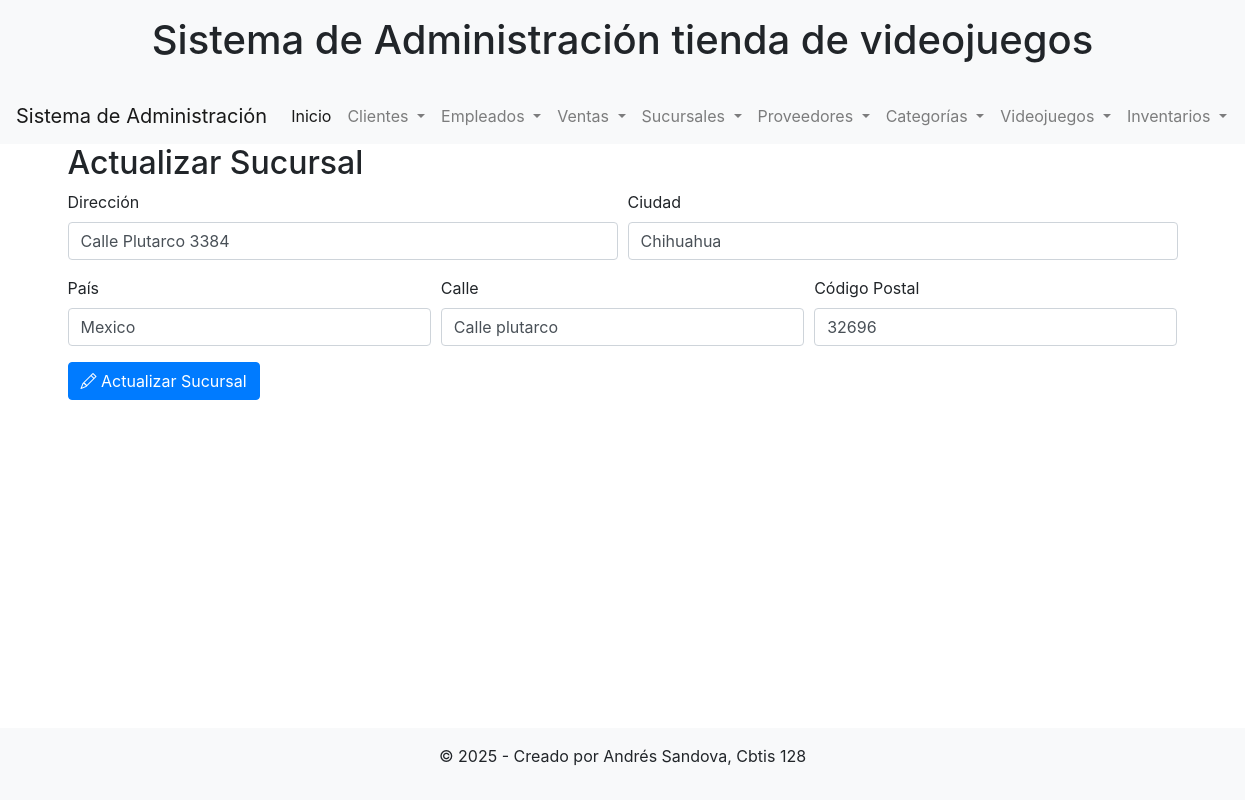
Screenshot of /actualizar_sucursal/1/ with the database file from the repository.
### app_Videojuegos/models.py (models this page shows, shortened)
class Sucursal(models.Model):
    direccion = models.CharField(max_length=255)
    ciudad = models.CharField(max_length=100)
    pais = models.CharField(max_length=100)
    calle = models.CharField(max_length=255)
    CP = models.CharField(max_length=10)

### app_Videojuegos/views.py (the view, shortened to what this page needs)
# urls.py: path('actualizar_sucursal/<int:pk>/', views.actualizar_sucursal, name='actualizar_sucursal'),
def actualizar_sucursal(request, pk):
    sucursal = get_object_or_404(Sucursal, pk=pk)
    return render(request, 'sucursal/actualizar_sucursal.html', {'sucursal': sucursal})

### app_Videojuegos/templates/sucursal/actualizar_sucursal.html (shortened to what this page needs)
{% extends 'cliente/base.html' %}
{% block content %}
<h2>Actualizar Sucursal</h2>
<form method="POST">
    <div class="form-row">
        <div class="form-group col-md-6">
            <label for="direccion">Dirección</label>
            <input type="text" class="form-control" id="direccion" name="direccion" value="{{ sucursal.direccion }}" required>
        </div>
        <div class="form-group col-md-6">
            <label for="ciudad">Ciudad</label>
            <input type="text" class="form-control" id="ciudad" name="ciudad" value="{{ sucursal.ciudad }}" required>
        </div>
    </div>
    <div class="form-row">
        <div class="form-group col-md-4">
            <label for="pais">País</label>
            <input type="text" class="form-control" id="pais" name="pais" value="{{ sucursal.pais }}" required>
        </div>
        <div class="form-group col-md-4">
            <label for="calle">Calle</label>
            <input type="text" class="form-control" id="calle" name="calle" value="{{ sucursal.calle }}" required>
        </div>
        <div class="form-group col-md-4">
            <label for="CP">Código Postal</label>
            <input type="text" class="form-control" id="CP" name="CP" value="{{ sucursal.CP }}" required>
        </div>
    </div>
    <button type="submit" class="btn btn-primary"><i class="bi bi-pencil"></i> Actualizar Sucursal</button>
</form>
{% endblock %}

### rows the page displays
Sucursal: direccion "Calle Plutarco 3384", ciudad "Chihuahua", pais "Mexico", calle "Calle plutarco", CP "32696"
